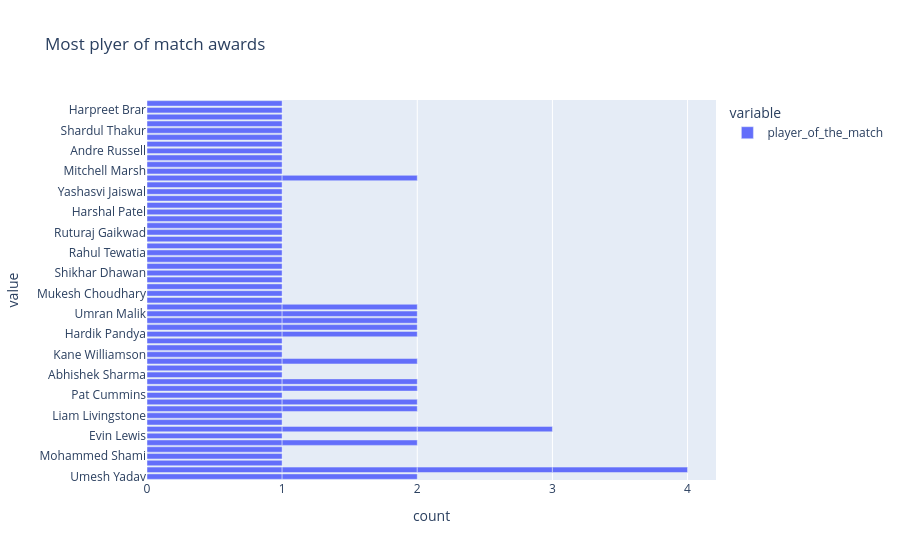

Source (notebook cell):
### Code cell
figure =px.bar(data ,x= ['player_of_the_match'],
               title ="Most plyer of match awards")
figure.show()

### Figure 1 — Plotly figure (JSON) as saved in the notebook; plotly's stock layout.template omitted (floating-point values rounded to 4 significant figures)
{"data": [{"alignmentgroup": "True", "hovertemplate": "variable=player_of_the_match<br>count=%{x}<br>value=%{y}<extra></extra>", "legendgroup": "player_of_the_match", "marker": {"color": "#636efa", "pattern": {"shape": ""}}, "name": "player_of_the_match", "offsetgroup": "player_of_the_match", "orientation": "h", "showlegend": true, "textposition": "auto", "type": "bar", "x": [1, 1, 1, 1, 1, 1, 1, 1, 1, 1, 1, 1, 1, 1, 1, 1, 1, 1, 1, 1, 1, 1, 1, 1, 1, 1, 1, 1, 1, 1, 1, 1, 1, 1, 1, 1, 1, 1, 1, 1, 1, 1, 1, 1, 1, 1, 1, 1, 1, 1, 1, 1, 1, 1, 1, 1, 1, 1, 1, 1, 1, 1, 1, 1, 1, 1, 1, 1, 1, 1, 1, 1, 1, 1], "xaxis": "x", "y": ["Umesh Yadav", "Kuldeep Yadav", "Odean Smith", "Mohammed Shami", "Sanju Samson", "Wanindu Hasaranga", "Evin Lewis", "Umesh Yadav", "Jos Buttler", "Lockie Ferguson", "Liam Livingstone", "Avesh Khan", "Dinesh Karthik", "Pat Cummins", "Quinton de Kock", "Shubman Gill", "Abhishek Sharma", "Anuj Rawat", "Kuldeep Yadav", "Yuzvendra Chahal", "Kane Williamson", "Shivam Dube", "Mayank Agarwal", "Hardik Pandya", "Rahul Tripathi", "K L Rahul", "Dinesh Karthik", "Umran Malik", "David Miller", "Yuzvendra Chahal", "Faf du Plessis", "Kuldeep Yadav", "Mukesh Choudhary", "Jos Buttler", "Rashid Khan", "Marco Jansen", "K L Rahul", "Shikhar Dhawan", "Riyan Parag", "Umran Malik", "Kuldeep Yadav", "Krunal Pandya", "Rahul Tewatia", "Suruakumar Yadav", "Mohsin Khan", "Ruturaj Gaikwad", "Rinku Singh", "Kagiso Rabada", "Harshal Patel", "David Warner", "Tim David", "Yashasvi Jaiswal", "Avesh Khan", "Wanindu Hasaranga", "Devon Conway", "Jasprit Bumrah", "Shubman Gill", "Mitchell Marsh", "Daniel Sams", "Jonny Bairstow", "Andre Russell", "W. Saha", "Trent Boult", "Shardul Thakur", "Rahul Tripathi", "Quinton de Kock", "Virat Kohli", "R Aswin", "Jasprit Bumrah", "Harpreet Brar", "David Miller", "Rajat Patidar", "Jos Buttler", "Hardik Pandya"], "yaxis": "y"}], "layout": {"autosize": true, "barmode": "relative", "legend": {"title": {"text": "variable"}, "tracegroupgap": 0}, "title": {"text": "Most plyer of match awards"}, "xaxis": {"anchor": "y", "autorange": true, "domain": [0, 1], "range": [0, 4.211], "title": {"text": "count"}, "type": "linear"}, "yaxis": {"anchor": "x", "autorange": true, "domain": [0, 1], "range": [-0.5, 55.5], "title": {"text": "value"}, "type": "category"}}}
